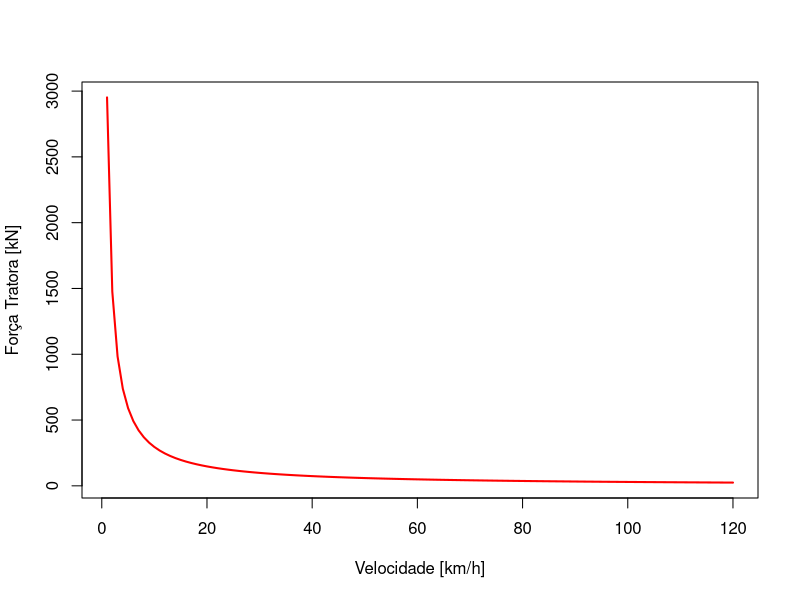

Source code (R):
## ---- chunk 1
# Potência em kW
P = 1000
# Velocidade em km/h
v = 1:120
# Eficiência
n = 0.82

Ft = n * 3.6 * ( P / v)

plot(v, Ft, type='l', col='red', lwd=2, 
     xlab='Velocidade [km/h]',
     ylab='Força Tratora [kN]')
